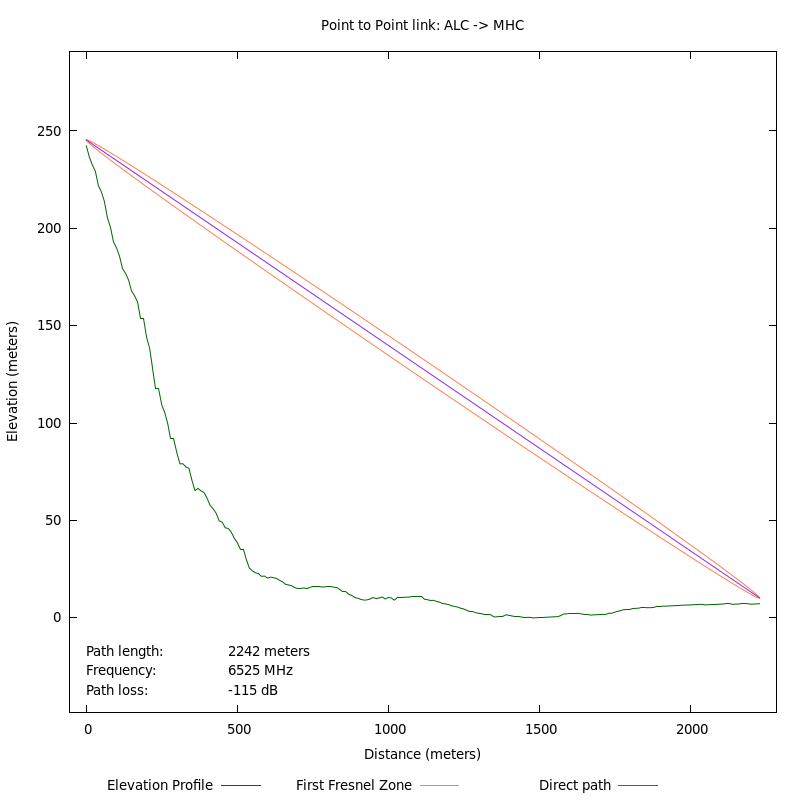

Here is the gnuplot script that generated this plot:

set xlabel "Distance (meters)"
set ylabel "Elevation (meters)"
set xrange[-55.75:2285.75]
set yrange[-48.4770448:290.8622688]
set key off

set terminal pngcairo size 320,320 enhanced font 'Verdana,6'
set output "html/WCB/ALC_MHC_thumb.png"

plot 	"html/WCB/ALC_MHC_terrain.dat" using 1:2 with lines title "Elevation Profile" lt rgb "#006400", 	"html/WCB/ALC_MHC_fresnel.dat" using 1:2 with lines title "First Fresnel Zone" lc rgb "#FF7F50" lt 2, 	"html/WCB/ALC_MHC_fresnel.dat" using 3:4 with lines notitle lc rgb "#FF7F50" lt 2, 	"html/WCB/ALC_MHC_ptp.dat" using 1:2 with lines title "Direct path" lt rgb "#8A2BE2"

set title "Point to Point link: ALC -> MHC"
set key bmargin left horizontal
set label "Path length:" offset graph 0.0,-0.05
set label "2242 meters" offset graph 0.2,-0.05
set label "Frequency:" offset graph 0.0,-0.08
set label "6525 MHz" offset graph 0.2,-0.08
set label "Path loss:" offset graph 0.0,-0.11
set label "-115 dB" offset graph 0.2,-0.11

set terminal pngcairo size 800,800 enhanced font 'Verdana,10'
set output "html/WCB/ALC_MHC.png"
replot

set notitle
set terminal epslatex color size 5.75,6
set output "html/WCB/ALC_MHC.tex"
replot
